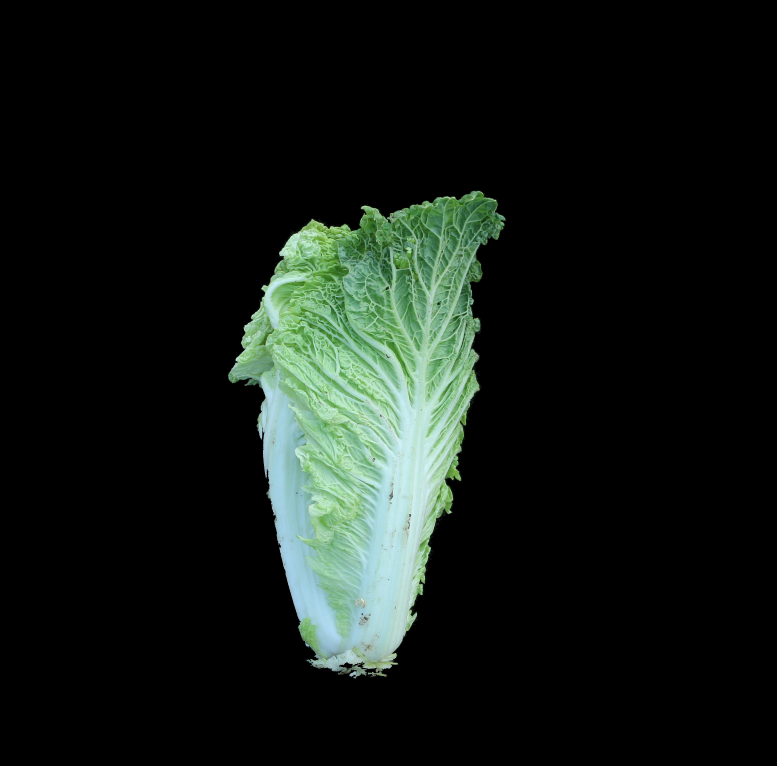
#> input picture output/extracted/extracted_22A-T-34-2球形侧视图.JPG, 3105 x 3061 px (shown at 1/4 size)
$ python -i LeafGreenAndWhite.py   (imports and definitions only)
#> lines starting #> are read from the running program, lines starting #| are printed output that depends on the picture; after the words box and inside, x2 and y2 are one past the last pixel; in counts of white or black regions, pixels touching at a corner belong together
import cv2
import numpy as np
import os
import csv

green_lower = np.array([30, 40, 20])
green_upper = np.array([90, 255, 255])

white_lower1 = np.array([0, 0, 180])
white_upper1 = np.array([180, 22, 255])
white_lower2 = np.array([90, 0, 190])
white_upper2 = np.array([180, 130, 255])
white_lower3 = np.array([0, 0, 180])
white_upper3 = np.array([27, 130, 255])


def crop_center(image_path, output_filename):
    image = cv2.imread(image_path)
#> image is the input picture: shape (3061, 3105, 3); mean B, G, R 21.5, 26.1, 19.3
    cropped_image = image[0:3061, 1238:4343]
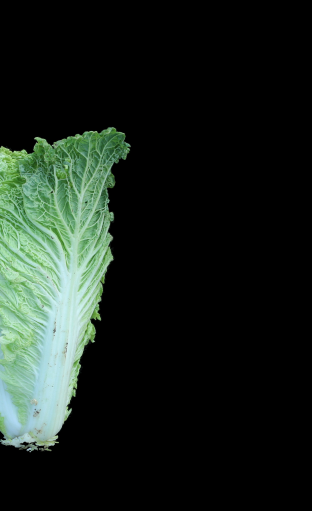
#> cropped_image: shape (3061, 1867, 3) (shown at 1/6 size); mean B, G, R 28, 34.5, 25.5
    cv2.imwrite(output_filename, cropped_image)
    return output_filename

# [19 lines left out: function remove_white_rectangles, not called in this run]

import cv2
import numpy as np

def calculate_color_proportion(image_path):
    try:
        image = cv2.imread(image_path)
        if image is None:
            print("无法读取图像文件。请检查路径。")
            return
        hsv = cv2.cvtColor(image, cv2.COLOR_BGR2HSV)

        white_mask1 = cv2.inRange(hsv, white_lower1, white_upper1)
        white_mask2 = cv2.inRange(hsv, white_lower2, white_upper2)
        white_mask3 = cv2.inRange(hsv, white_lower3, white_upper3)
        white_mask = cv2.bitwise_or(white_mask1, white_mask2)
        white_mask = cv2.bitwise_or(white_mask, white_mask3)

        green_mask = cv2.inRange(hsv, green_lower, green_upper)
        green_pixels = cv2.countNonZero(green_mask)
        white_pixels = cv2.countNonZero(white_mask)

        non_black_mask = cv2.inRange(hsv, np.array([0, 0, 1]), np.array([180, 255, 255]))
        non_black_pixels = cv2.countNonZero(non_black_mask)

        if non_black_pixels > 0:
            white_ratio = white_pixels / non_black_pixels
            green_ratio = 1 - white_ratio
        else:
            print("没有找到符合条件的像素。")
            green_ratio = 0
            white_ratio = 0

        print(f"菜叶比例: {green_ratio:.2%}")
        print(f"菜帮比例: {white_ratio:.2%}")
        return [green_ratio, white_ratio]
    except Exception as e:
        print(f"Error calculating color proportion: {e}")
        return [0, 0]


def find_and_draw_contours(image_path, output_filename):
    try:
        image = cv2.imread(image_path)
#> image: shape (3061, 1867, 3)
        hsv = cv2.cvtColor(image, cv2.COLOR_BGR2HSV)
#> hsv: shape (3061, 1867, 3); mean H, S, V 13.5, 15.4, 34.6
        blurred_image = cv2.GaussianBlur(image, (5, 5), 0)

        mask_green = cv2.inRange(hsv, green_lower, green_upper)
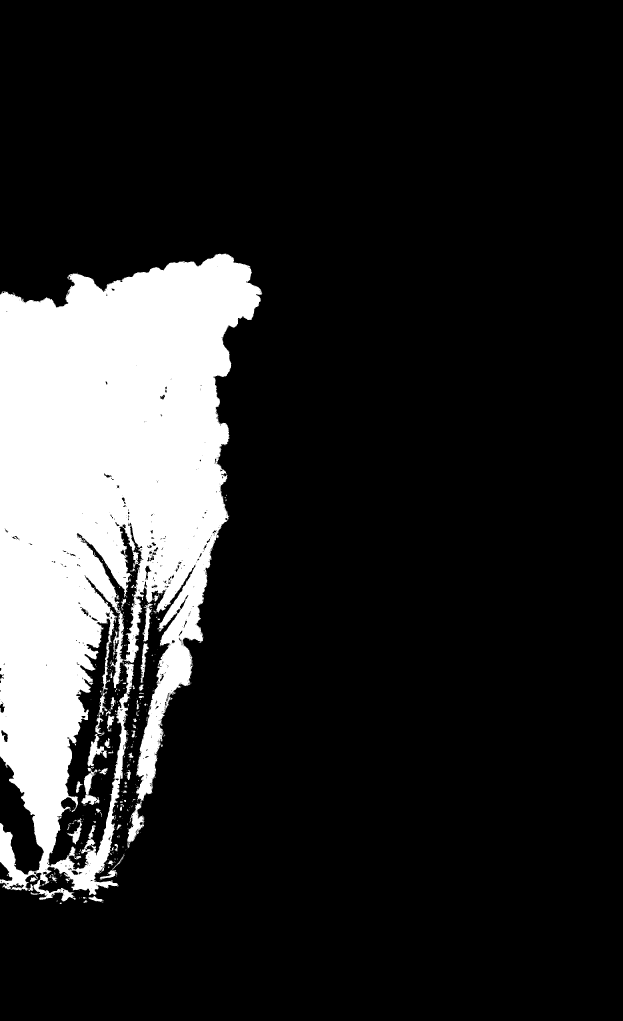
#> mask_green: shape (3061, 1867) (shown at 1/3 size); 15.7% white; 453 white regions (380 under 20 px), largest, box (x1, y1, x2, y2) and area: (0, 760, 787, 2704) 883875, (244, 2303, 298, 2415) 2202, (262, 2202, 320, 2300) 2018

        white_mask1 = cv2.inRange(hsv, white_lower1, white_upper1)
#> white_mask1: shape (3061, 1867); 0.02% white in thin lines or dots, all inside (x1, y1, x2, y2) = (87, 832, 676, 2702)
        white_mask2 = cv2.inRange(hsv, white_lower2, white_upper2)
#> white_mask2: shape (3061, 1867); 1.9% white; 219 white regions (170 under 20 px), largest, box (x1, y1, x2, y2) and area: (145, 1834, 388, 2594) 69533, (0, 2269, 131, 2608) 21751, (343, 1566, 418, 1983) 7904
        white_mask3 = cv2.inRange(hsv, white_lower3, white_upper3)
#> white_mask3: shape (3061, 1867); 0% white in thin lines or dots, all inside (x1, y1, x2, y2) = (302, 2675, 303, 2676)
        white_mask = cv2.bitwise_or(white_mask1, white_mask2)
#> white_mask: shape (3061, 1867); 1.9% white; 301 white regions (242 under 20 px), largest, box (x1, y1, x2, y2) and area: (145, 1834, 388, 2594) 69537, (0, 2269, 131, 2608) 21751, (343, 1566, 418, 1983) 7904
        white_mask = cv2.bitwise_or(white_mask, white_mask3)

        mask_combined = cv2.bitwise_or(mask_green, white_mask)
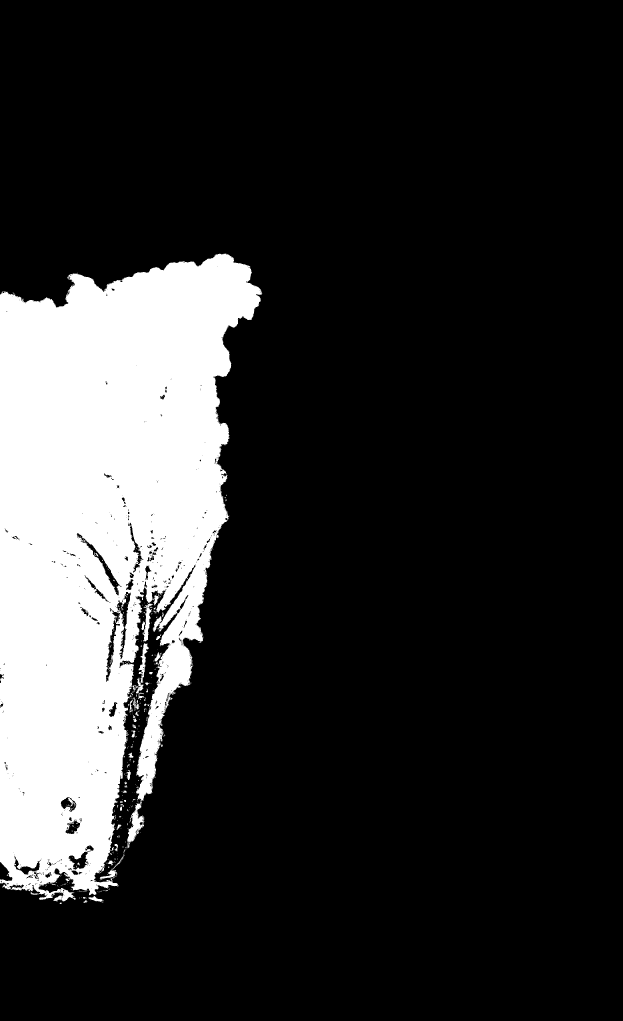
#> mask_combined: shape (3061, 1867) (shown at 1/3 size); 17.5% white; 451 white regions (387 under 20 px)
        contours, _ = cv2.findContours(mask_combined, cv2.RETR_EXTERNAL, cv2.CHAIN_APPROX_SIMPLE)
#> contours = 333 contours, 292 with area under 20; largest, box (x1, y1, x2, y2) and area: (0, 760, 787, 2704) 1007330, (428, 1810, 458, 1924) 1196, (416, 1930, 447, 2048) 1058, (299, 2610, 352, 2641) 456, (408, 2033, 431, 2080) 316
        if not contours:
            print("No contours found")
            return
        max_area = 0
        max_contour = None
        for contour in contours:
            area = cv2.contourArea(contour)
            if area > max_area:
                max_area = area
                max_contour = contour
#> this loop made 333 passes
#> (area, max_area) on passes 4, 11, 64, 266, 295, 333: (34, 34), (286, 286), (456.5, 456.5), (1057.5, 1057.5), (1195.5, 1195.5), (1007330, 1007330)
#> after the loop, max_area = 1007330; max_contour = contour of 6019 points, box (x1, y1, x2, y2) (0, 760, 787, 2704), area 1007330
        contours_white, _ = cv2.findContours(white_mask, cv2.RETR_EXTERNAL, cv2.CHAIN_APPROX_SIMPLE)
#> contours_white = 282 contours, 248 with area under 20; largest, box (x1, y1, x2, y2) and area: (145, 1834, 388, 2594) 76660, (0, 2269, 131, 2608) 21322, (343, 1566, 418, 1983) 7286, (75, 2600, 180, 2669) 1805, (344, 1756, 374, 1807) 872
        cv2.drawContours(image, contours_white, -1, (255, 0, 0), 1)
        #cv2.drawContours(image, [max_contour], -1, (222, 72, 138), 1)
        mask = np.zeros_like(image)
        cv2.drawContours(mask, [max_contour], -1, color=(255, 255, 255), thickness=cv2.FILLED)
#> mask: shape (3061, 1867, 3); 17.7% white; 1 white region, box (x1, y1, x2, y2) and area: (0, 760, 787, 2704) 1012722
        extracted_image = cv2.bitwise_and(image, mask)
        cv2.imwrite(output_filename, extracted_image)
        return output_filename
    except Exception as e:
        print(f"Error finding and drawing contours: {e}")
        return None

def process_file(image_path, output_folder):
    try:
        if image_path.lower().endswith(('.png', '.jpg', '.jpeg')):
            # Create a folder for cropped images
            cropped_folder_path = os.path.join(output_folder, 'cropped')
            if not os.path.exists(cropped_folder_path):
                os.makedirs(cropped_folder_path)
            # Create a folder for extracted images
            extracted_folder_path = os.path.join(output_folder, 'extracted')
            if not os.path.exists(extracted_folder_path):
                os.makedirs(extracted_folder_path)

            base_filename = os.path.basename(image_path)
            cropped_image_path = os.path.join(cropped_folder_path, f"cropped_{base_filename}")
            # Crop the center of the image first
            crop_center(image_path, cropped_image_path)

            extracted_image_path = os.path.join(extracted_folder_path, f"extracted_{base_filename}")
            # Then find and draw contours on the cropped image
            find_and_draw_contours(cropped_image_path, extracted_image_path)

            # Calculate color proportions on the extracted image
            ratios = calculate_color_proportion(extracted_image_path)
#> in calculate_color_proportion, `white_mask2 = cv2.inRange(hsv, white_lower2, white_upper2)`:
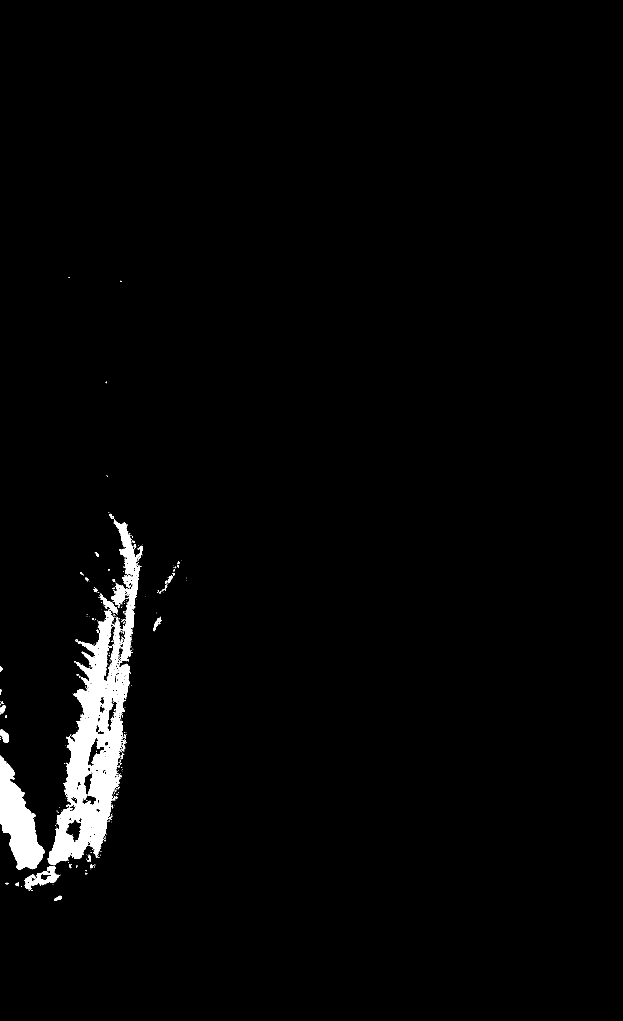
#> white_mask2: shape (3061, 1867) (shown at 1/3 size); 2% white; 385 white regions (336 under 20 px), largest, box (x1, y1, x2, y2) and area: (143, 1829, 390, 2596) 72392, (0, 2267, 133, 2609) 22157, (341, 1564, 420, 1991) 8644
#> in calculate_color_proportion, `green_mask = cv2.inRange(hsv, green_lower, green_upper)`:
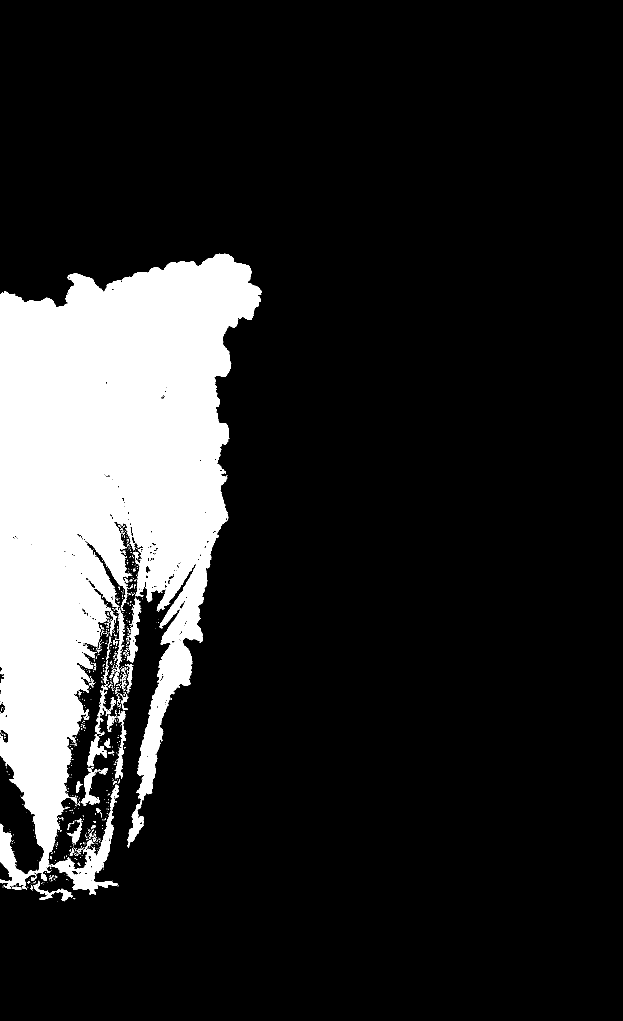
#> green_mask: shape (3061, 1867) (shown at 1/3 size); 15.2% white; 892 white regions (799 under 20 px), largest, box (x1, y1, x2, y2) and area: (0, 761, 785, 2670) 832010, (152, 2353, 357, 2684) 12552, (381, 1793, 423, 1987) 2814
#> in calculate_color_proportion, `green_pixels = cv2.countNonZero(green_mask)`: green_pixels = 870151
#> in calculate_color_proportion, `white_pixels = cv2.countNonZero(white_mask)`: white_pixels = 112757
#> in calculate_color_proportion, `non_black_mask = cv2.inRange(hsv, np.array([0, 0, 1]), np.array([180, ..`:
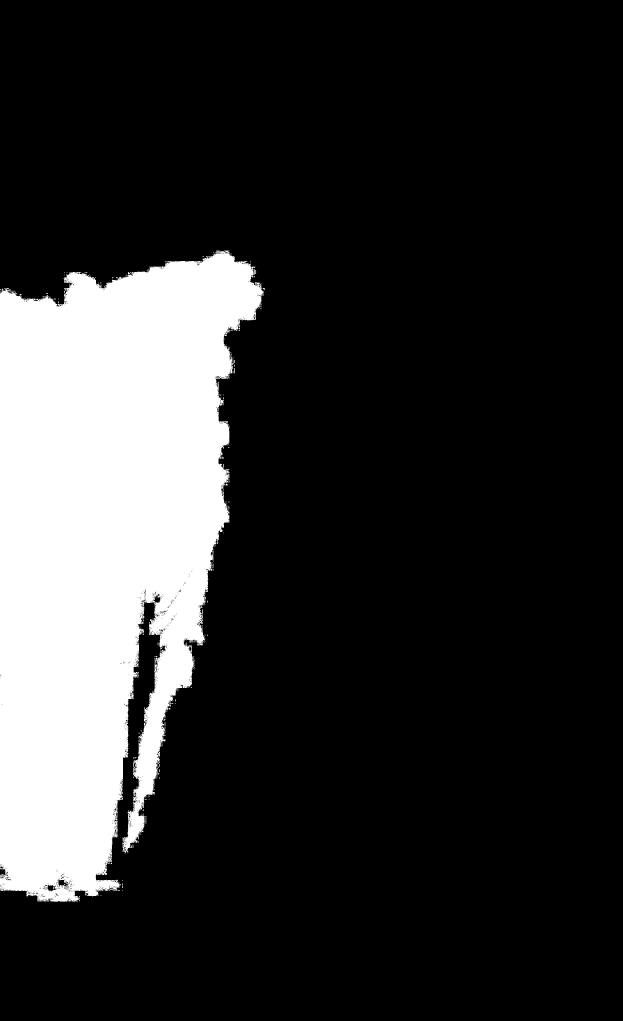
#> non_black_mask: shape (3061, 1867) (shown at 1/3 size); 18.4% white; 314 white regions (298 under 20 px), largest, box (x1, y1, x2, y2) and area: (0, 752, 792, 2705) 1050930, (762, 808, 764, 824) 32, (702, 1104, 704, 1120) 31
#> in calculate_color_proportion, `non_black_pixels = cv2.countNonZero(non_black_mask)`: non_black_pixels = 1052741
#> in calculate_color_proportion, `white_ratio = white_pixels / non_black_pixels`: white_ratio = 0.107
#> in calculate_color_proportion, `green_ratio = 1 - white_ratio`: green_ratio = 0.893
#| 菜叶比例: 89.29%
#| 菜帮比例: 10.71%
#> ratios = [0.893, 0.107]
            with open(os.path.join(output_folder, 'image_color_ratios.csv'), 'a', newline='') as csvfile:
                writer = csv.writer(csvfile)
                writer.writerow([image_path] + ratios)
    except Exception as e:
        print(f"Error processing file: {e}")

# [14 lines left out: function main, not called in this run]

# [2 lines not run here, left out]

>>> result = process_file('../../output/extracted/extracted_22A-T-34-2球形侧视图.JPG', 'out.png')

$ run again, on output/extracted/extracted_22A-T-39-1球形侧视图.JPG
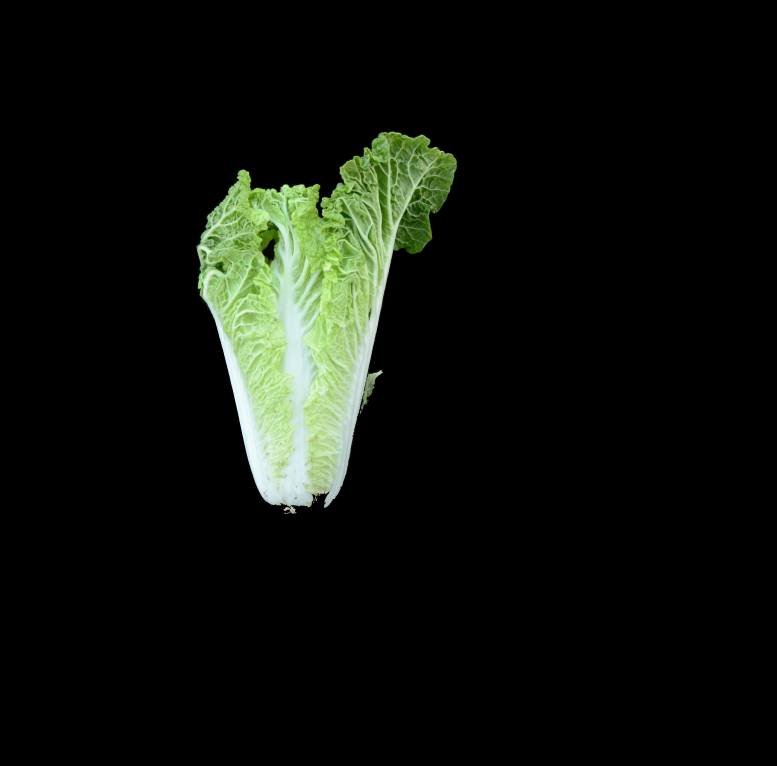
#> input picture output/extracted/extracted_22A-T-39-1球形侧视图.JPG, 3105 x 3061 px (shown at 1/4 size)
#> in crop_center, image is the input picture: shape (3061, 3105, 3); mean B, G, R 12.4, 17.9, 14.5
#> in find_and_draw_contours, `mask_green = cv2.inRange(hsv, green_lower, green_upper)`:
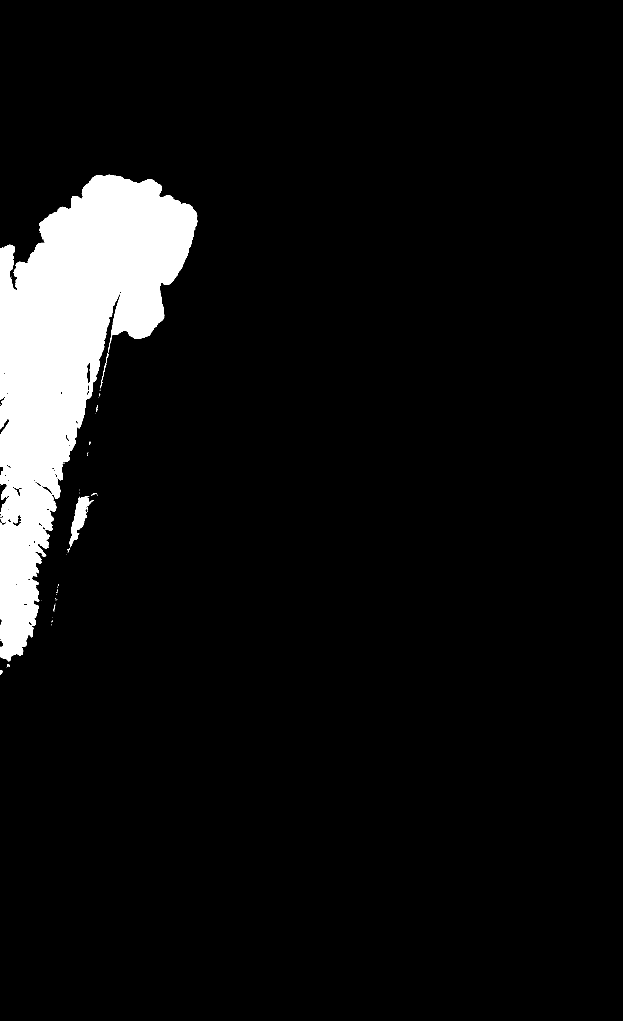
#> mask_green: shape (3061, 1867) (shown at 1/3 size); 6.7% white; 54 white regions (43 under 20 px), largest, box (x1, y1, x2, y2) and area: (0, 524, 592, 1984) 377777, (208, 1489, 282, 1642) 3798, (301, 1059, 326, 1165) 190
#> mask_combined: shape (3061, 1867); 7% white; 141 white regions (104 under 20 px)
#> contours = 135 contours, 110 with area under 20; largest, box (x1, y1, x2, y2) and area: (0, 524, 592, 1984) 378056, (166, 1059, 326, 1678) 11812, (57, 1686, 186, 2032) 3628, (208, 1489, 282, 1642) 3594, (307, 1024, 329, 1066) 256
#> the loop in find_and_draw_contours, `for contour in contours:` made 135 passes
#> (area, max_area) on passes 2, 9, 62, 128, 135: (54.5, 54.5), (215, 215), (3627.5, 3627.5), (11812, 11812), (378056.5, 378056.5)
#> after the loop in find_and_draw_contours, `for contour in contours:`: max_area = 378056.5; max_contour = contour of 2529 points, box (x1, y1, x2, y2) (0, 524, 592, 1984), area 378056
#> contours_white = 87 contours, 65 with area under 20; largest, box (x1, y1, x2, y2) and area: (166, 1068, 318, 1678) 11734, (57, 1686, 186, 2032) 3628, (307, 1024, 329, 1066) 256, (0, 1975, 16, 2008) 215, (62, 1942, 89, 1976) 206
#> mask: shape (3061, 1867, 3); 6.7% white; 1 white region, box (x1, y1, x2, y2) and area: (0, 524, 592, 1984) 380660
#> green_mask: shape (3061, 1867); 6.5% white; 4 white regions (2 under 20 px), largest, box (x1, y1, x2, y2) and area: (0, 525, 592, 1983) 374081, (331, 1009, 335, 1025) 22
#> green_pixels = 374107
#> white_pixels = 425
#> in calculate_color_proportion, `non_black_mask = cv2.inRange(hsv, np.array([0, 0, 1]), np.array([180, ..`:
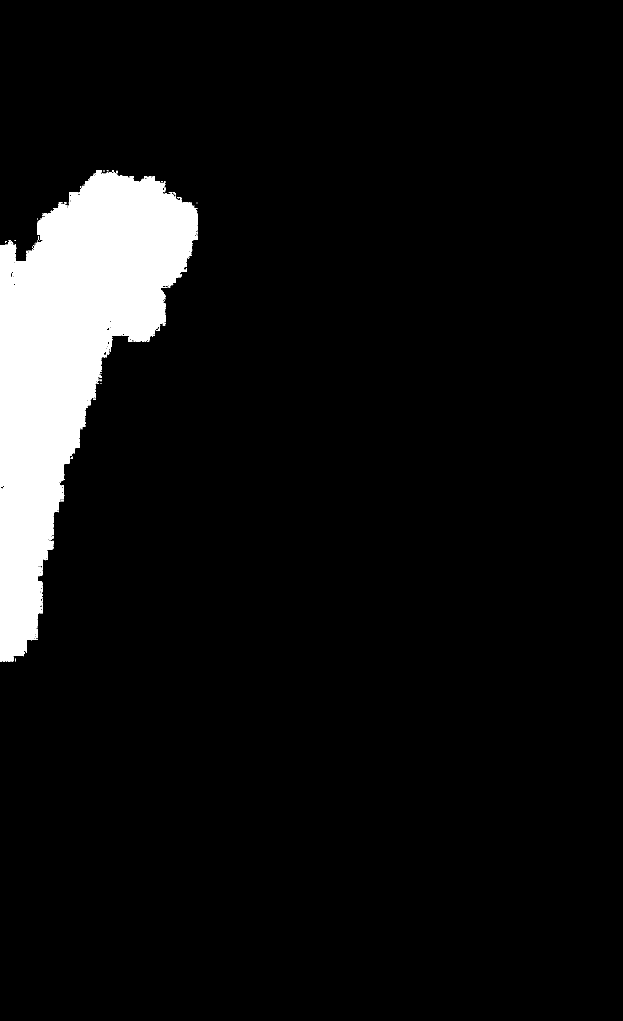
#> non_black_mask: shape (3061, 1867) (shown at 1/3 size); 7.1% white; 127 white regions (107 under 20 px), largest, box (x1, y1, x2, y2) and area: (0, 516, 593, 1985) 401987, (104, 1886, 112, 1920) 93, (288, 512, 306, 518) 72
#> non_black_pixels = 403308
#> white_ratio = 0.00105
#> green_ratio = 0.999
#| 菜叶比例: 99.89%
#| 菜帮比例: 0.11%
#> ratios = [0.999, 0.00105]
